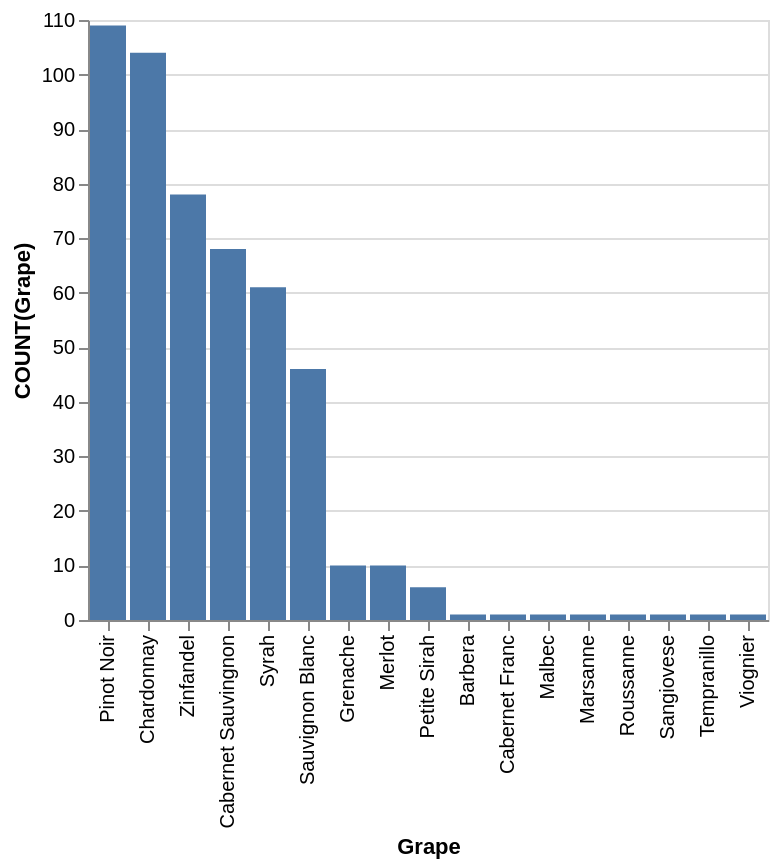

The specification (Vega-Lite) saved for this image:
### Vega-Lite specification from a JSON file in a GitHub repository (floating-point values rounded to 4 significant figures)
{"data": {"values": [{"x_data": "Barbera", "y_data": 1}, {"x_data": "Cabernet Franc", "y_data": 1}, {"x_data": "Cabernet Sauvingnon", "y_data": 68}, {"x_data": "Chardonnay", "y_data": 104}, {"x_data": "Grenache", "y_data": 10}, {"x_data": "Malbec", "y_data": 1}, {"x_data": "Marsanne", "y_data": 1}, {"x_data": "Merlot", "y_data": 10}, {"x_data": "Petite Sirah", "y_data": 6}, {"x_data": "Pinot Noir", "y_data": 109}, {"x_data": "Roussanne", "y_data": 1}, {"x_data": "Sangiovese", "y_data": 1}, {"x_data": "Sauvignon Blanc", "y_data": 46}, {"x_data": "Syrah", "y_data": 61}, {"x_data": "Tempranillo", "y_data": 1}, {"x_data": "Viognier", "y_data": 1}, {"x_data": "Zinfandel", "y_data": 78}]}, "mark": "bar", "encoding": {"x": {"field": "x_data", "type": "nominal", "title": "Grape", "sort": {"op": "sum", "field": "y_data", "order": "descending"}}, "y": {"field": "y_data", "type": "quantitative", "title": "COUNT(Grape)"}}}
